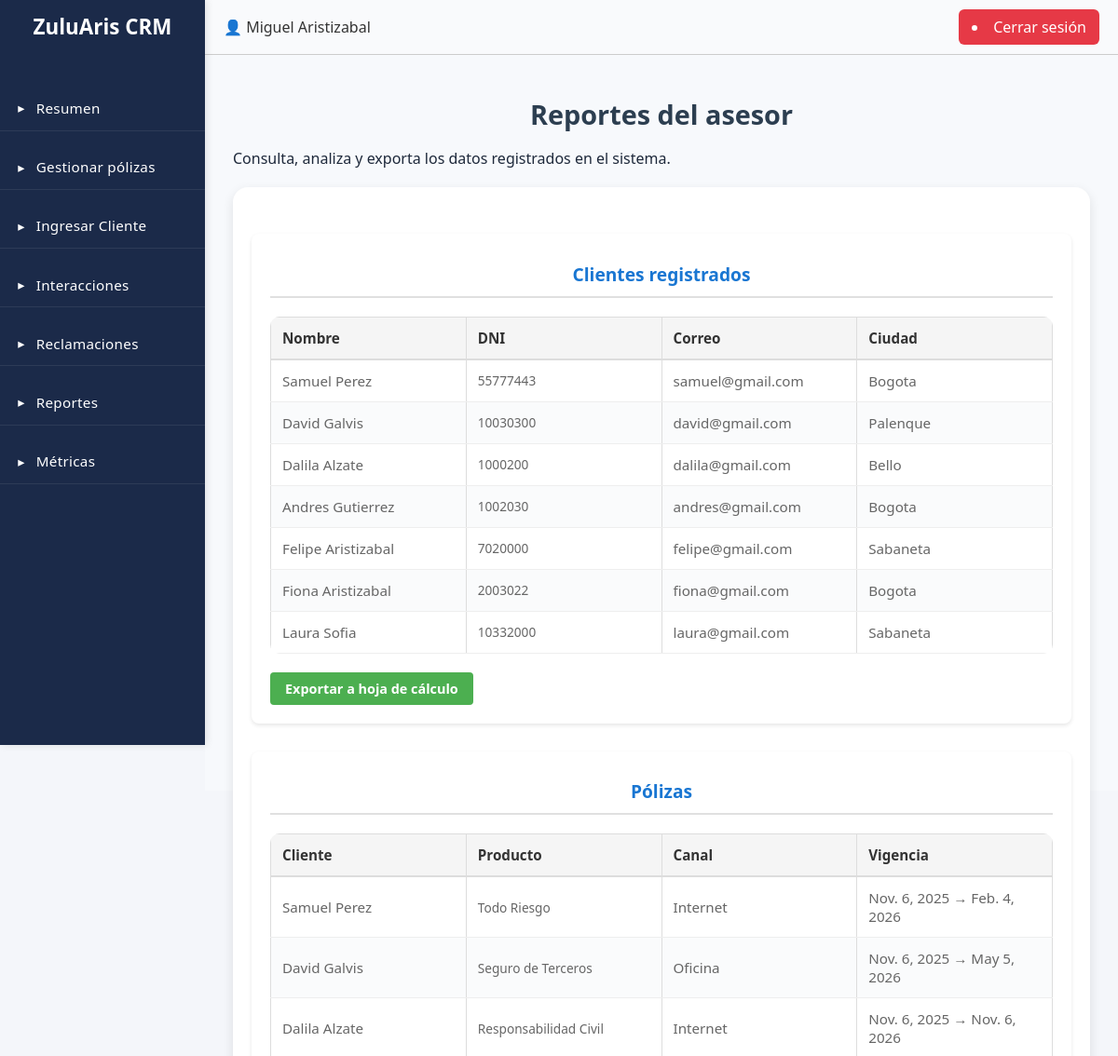
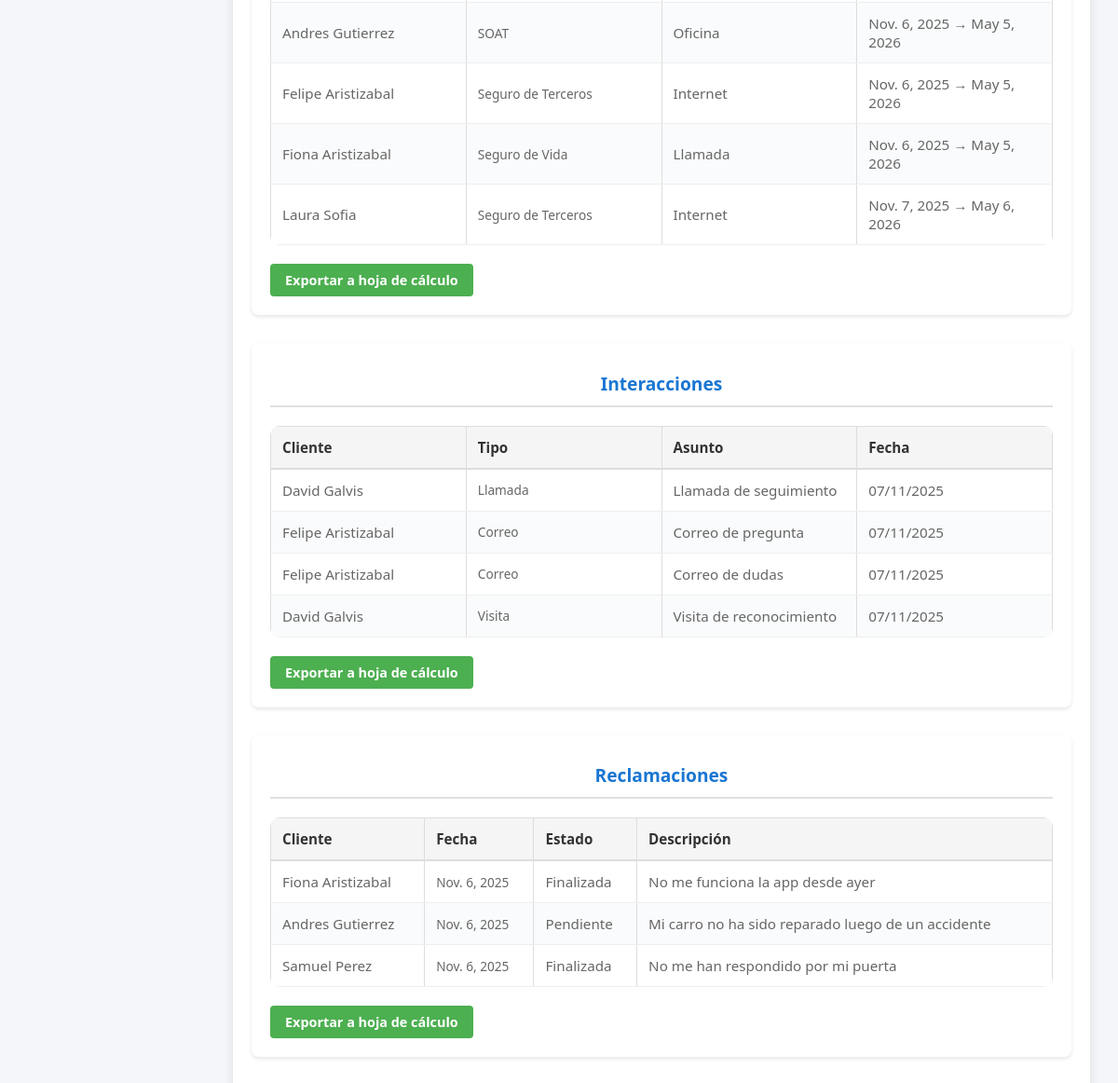
The app's page /reportes/ (signed in) with its own data (2 pictures, top to bottom).
### CRM/models.py (models this page shows)
class Clientes(models.Model):
    dni = models.CharField(max_length=50, primary_key=True)
    id_tipo_dni = models.ForeignKey(Tipo_DNI, on_delete=models.CASCADE)
    nombre = models.CharField(max_length=200)
    direccion = models.CharField(max_length=200, blank=True, null=True)
    id_ciudad = models.ForeignKey(Ciudades, on_delete=models.CASCADE)
    telefono = models.CharField(max_length=50, blank=True, null=True)
    celular = models.CharField(max_length=50)
    correo = models.EmailField(blank=True, null=True)
    asesor = models.ForeignKey("Usuarios", on_delete=models.SET_NULL, null=True, blank=True, related_name="clientes")
    class Meta:
        db_table = "clientes"

class Ciudades(models.Model):
    id = models.AutoField(primary_key=True)
    descripcion = models.CharField(max_length=50, unique=True)
    id_departamento = models.ForeignKey(Departamentos, on_delete=models.CASCADE)
    class Meta:
        db_table = "ciudades"

class Polizas(models.Model):
    id = models.AutoField(primary_key=True)
    id_producto = models.ForeignKey(Productos, on_delete=models.CASCADE)
    id_canal_venta = models.ForeignKey(Canal_venta, on_delete=models.CASCADE)
    id_tipo_poliza = models.ForeignKey(Tipo_Poliza, on_delete=models.CASCADE)
    id_forma_pago = models.ForeignKey(Formas_pago, on_delete=models.CASCADE)
    dni_cliente = models.ForeignKey(Clientes, on_delete=models.CASCADE)
    fecha_inicio = models.DateField()
    fecha_fin = models.DateField()
    class Meta:
        db_table = "polizas"

class Productos(models.Model):
    id = models.AutoField(primary_key=True)
    descripcion = models.CharField(max_length=50, unique=True)
    id_ramo = models.ForeignKey(Ramos, on_delete=models.CASCADE)
    class Meta:
        db_table = "productos"

class Canal_venta(models.Model):
    id = models.AutoField(primary_key=True)
    descripcion = models.CharField(max_length=50, unique=True)
    class Meta:
        db_table = "canal_venta"

class Interacciones(models.Model):
    id = models.AutoField(primary_key=True)
    dni_cliente = models.ForeignKey(Clientes, on_delete=models.CASCADE)
    dni_asesor = models.ForeignKey(Usuarios, on_delete=models.CASCADE)
    fecha = models.DateTimeField(auto_now_add=True)
    id_tipo_interaccion = models.ForeignKey(TipoInteraccion, on_delete=models.CASCADE)
    asunto = models.CharField(max_length=100)
    observaciones = models.CharField(max_length=500, blank=True, null=True)
    class Meta:
        db_table = "interacciones"

class TipoInteraccion(models.Model):
    id = models.AutoField(primary_key=True)
    descripcion = models.CharField(max_length=50, unique=True)
    class Meta:
        db_table = "tipo_interaccion"

class Reclamaciones(models.Model):
    id = models.AutoField(primary_key=True)
    dni_asesor = models.ForeignKey(Usuarios, on_delete=models.CASCADE)
    dni_cliente = models.ForeignKey(Clientes, on_delete=models.CASCADE)
    poliza = models.ForeignKey(Polizas, on_delete=models.SET_NULL, null=True, db_column="id_poliza")
    fecha = models.DateField(auto_now_add=True)
    fecha_actualizacion = models.DateTimeField(auto_now=True)
    descripcion = models.TextField(blank=True, null=True)
    id_estado = models.ForeignKey(Estado, on_delete=models.CASCADE, db_column="id_estado", related_name="reclamacion_estado")
    class Meta:
        db_table = "reclamaciones"

class Estado(models.Model):
    id = models.AutoField(primary_key=True)
    descripcion = models.CharField(max_length=50, unique=True)
    class Meta:
        db_table = "estados"

### CRM/views.py (the view)
# urls.py: path("reportes/", CRM.views.reportes_panel, name="reportes_panel"),
def reportes_panel(request):
    if not request.user.is_authenticated:
        messages.error(request, "Debes iniciar sesión.")
        return redirect("/login")
    try:
        user_profile = Usuarios.objects.get(user=request.user)
    except Usuarios.DoesNotExist:
        messages.error(request, "Tu perfil no está asociado correctamente.")
        return redirect("/")
    is_admin = (user_profile.id_rol.nombre.lower() == "administrador")
    empresa = user_profile.empresa
    if is_admin:
        clientes = Clientes.objects.filter(asesor__empresa=empresa).select_related('id_ciudad')
        polizas = Polizas.objects.filter(dni_cliente__asesor__empresa=empresa).select_related('dni_cliente', 'id_producto', 'id_canal_venta')
        interacciones = Interacciones.objects.filter(dni_asesor__empresa=empresa).select_related('dni_cliente', 'id_tipo_interaccion')
        reclamaciones = Reclamaciones.objects.filter(dni_asesor__empresa=empresa).select_related('dni_cliente', 'id_estado')
    else:
        asesor = user_profile
        clientes = Clientes.objects.filter(asesor=asesor).select_related('id_ciudad')
        polizas = Polizas.objects.filter(dni_cliente__asesor=asesor).select_related('dni_cliente', 'id_producto', 'id_canal_venta')
        interacciones = Interacciones.objects.filter(dni_asesor=asesor).select_related('dni_cliente', 'id_tipo_interaccion')
        reclamaciones = Reclamaciones.objects.filter(dni_asesor=asesor).select_related('dni_cliente', 'id_estado')
    context = {
        'clientes': clientes,
        'polizas': polizas,
        'interacciones': interacciones,
        'reclamaciones': reclamaciones,
        'is_admin': is_admin,
    }
    return render(request, 'reportes.html', context)

### CRM/templates/reportes.html (shortened to what this page needs)
{% extends 'layout_panel.html' %}
{% load static %}
{% block content %}
    <h2 class="titulo-seccion">Reportes del asesor</h2>
    <p>Consulta, analiza y exporta los datos registrados en el sistema.</p>
<div class="reportes-container">
    <div class="reportes-seccion">
        <h3>Clientes registrados</h3>
        <table class="tabla_clientes">
            <thead>
                <tr>
                    <th>Nombre</th>
                    <th>DNI</th>
                    <th>Correo</th>
                    <th>Ciudad</th>
                </tr>
            </thead>
            <tbody>
                {% for c in clientes %}
                <tr>
                    <td>{{ c.nombre }}</td>
                    <td>{{ c.dni }}</td>
                    <td>{{ c.correo|default:"-" }}</td>
                    <td>{{ c.id_ciudad.descripcion }}</td>
                </tr>
                {% endfor %}
            </tbody>
        </table>
        <div class="acciones-reporte">
            <a href="{% url 'exportar_reporte' 'clientes' %}" class="btn-guardar">Exportar a hoja de cálculo</a>
        </div>
    </div>
    <div class="reportes-seccion">
        <h3>Pólizas</h3>
        <table class="tabla_clientes">
            <thead>
                <tr>
                    <th>Cliente</th>
                    <th>Producto</th>
                    <th>Canal</th>
                    <th>Vigencia</th>
                </tr>
            </thead>
            <tbody>
                {% for p in polizas %}
                <tr>
                    <td>{{ p.dni_cliente.nombre }}</td>
                    <td>{{ p.id_producto.descripcion }}</td>
                    <td>{{ p.id_canal_venta.descripcion }}</td>
                    <td>{{ p.fecha_inicio }} → {{ p.fecha_fin }}</td>
                </tr>
                {% endfor %}
            </tbody>
        </table>
        <div class="acciones-reporte">
            <a href="{% url 'exportar_reporte' 'polizas' %}" class="btn-guardar">Exportar a hoja de cálculo</a>
        </div>
    </div>
    <div class="reportes-seccion">
        <h3>Interacciones</h3>
        <table class="tabla_interacciones">
            <thead>
                <tr>
                    <th>Cliente</th>
                    <th>Tipo</th>
                    <th>Asunto</th>
                    <th>Fecha</th>
                </tr>
            </thead>
            <tbody>
                {% for i in interacciones %}
                <tr>
                    <td>{{ i.dni_cliente.nombre }}</td>
                    <td>{{ i.id_tipo_interaccion.descripcion }}</td>
                    <td>{{ i.asunto }}</td>
                    <td>{{ i.fecha|date:"d/m/Y" }}</td>
                </tr>
                {% endfor %}
            </tbody>
        </table>
        <div class="acciones-reporte">
            <a href="{% url 'exportar_reporte' 'interacciones' %}" class="btn-guardar">Exportar a hoja de cálculo</a>
        </div>
    </div>
    <div class="reportes-seccion">
        <h3>Reclamaciones</h3>
        <table class="tabla-clientes">
            <thead>
                <tr>
                    <th>Cliente</th>
                    <th>Fecha</th>
                    <th>Estado</th>
                    <th>Descripción</th>
                </tr>
            </thead>
            <tbody>
                {% for r in reclamaciones %}
                <tr>
                    <td>{{ r.dni_cliente.nombre }}</td>
                    <td>{{ r.fecha }}</td>
                    <td>{{ r.id_estado.descripcion }}</td>
                    <td>{{ r.descripcion }}</td>
                </tr>
                {% endfor %}
            </tbody>
        </table>
        <div class="acciones-reporte">
            <a href="{% url 'exportar_reporte' 'reclamaciones' %}" class="btn-guardar">Exportar a hoja de cálculo</a>
        </div>
    </div>
{% endblock %}

### CRM/templates/layout_panel.html (shortened to what this page needs)
{% load static %}
<!DOCTYPE html>
<html lang="es">
<head>
    {% load static %}
    <link rel="stylesheet" href="{% static 'styles/globalstyles.css' %}">
</head>
<body>
    <div class="container">
        <aside class="sidebar sidebar-admin">
            <div class="logo">ZuluAris CRM</div>
            <nav>
                <ul>
                    <li><a href="/resumen/">Resumen</a></li>
                    <li><a href="/gestionar/">Gestionar pólizas</a></li>
                    <li><a href="/client_form/">Ingresar Cliente</a></li>
                    <li><a href="/interacciones/">Interacciones</a></li>
                    <li><a href="/reclamaciones/">Reclamaciones</a></li>
                    <li><a href="/reportes/">Reportes</a></li>
                    <li><a href="{% url 'reportes_metricas' %}">Métricas</a></li>
                </ul>
            </nav>
        </aside>
        <main class="main-content">
            <header class="navbar">
                <div class="navbar-left">
                    <span class="user">👤 {{ request.user.first_name }} {{ request.user.last_name }}</span>
                </div>
                <div class="navbar-right">
                    <li class="btn-logout">
                        <a href="/logout/">Cerrar sesión</a>
                    </li>
                </div>
            </header>
            <section class="content">
                {% block content %}
                {% endblock %}
            </section>
        </main>
    </div>
</body>
</html>

### records on screen
Clientes: nombre "Samuel Perez", dni "55777443", correo "samuel@gmail.com", id_ciudad.descripcion "Bogota"
Clientes: nombre "David Galvis", dni "10030300", correo "david@gmail.com", id_ciudad.descripcion "Palenque"
Clientes: nombre "Dalila Alzate", dni "1000200", correo "dalila@gmail.com", id_ciudad.descripcion "Bello"
Clientes: nombre "Andres Gutierrez", dni "1002030", correo "andres@gmail.com", id_ciudad.descripcion "Bogota"
Clientes: nombre "Felipe Aristizabal", dni "7020000", correo "felipe@gmail.com", id_ciudad.descripcion "Sabaneta"
Clientes: nombre "Fiona Aristizabal", dni "2003022", correo "fiona@gmail.com", id_ciudad.descripcion "Bogota"
Clientes: nombre "Laura Sofia", dni "10332000", correo "laura@gmail.com", id_ciudad.descripcion "Sabaneta"
Polizas: dni_cliente.nombre "Samuel Perez", id_producto.descripcion "Todo Riesgo", id_canal_venta.descripcion "Internet", fecha_inicio "Nov. 6, 2025", fecha_fin "Feb. 4, 2026"
Polizas: dni_cliente.nombre "David Galvis", id_producto.descripcion "Seguro de Terceros", id_canal_venta.descripcion "Oficina", fecha_inicio "Nov. 6, 2025", fecha_fin "May 5, 2026"
Polizas: dni_cliente.nombre "Dalila Alzate", id_producto.descripcion "Responsabilidad Civil", id_canal_venta.descripcion "Internet", fecha_inicio "Nov. 6, 2025", fecha_fin "Nov. 6, 2026"
Polizas: dni_cliente.nombre "Andres Gutierrez", id_producto.descripcion "SOAT", id_canal_venta.descripcion "Oficina", fecha_inicio "Nov. 6, 2025", fecha_fin "May 5, 2026"
Polizas: dni_cliente.nombre "Felipe Aristizabal", id_producto.descripcion "Seguro de Terceros", id_canal_venta.descripcion "Internet", fecha_inicio "Nov. 6, 2025", fecha_fin "May 5, 2026"
Polizas: dni_cliente.nombre "Fiona Aristizabal", id_producto.descripcion "Seguro de Vida", id_canal_venta.descripcion "Llamada", fecha_inicio "Nov. 6, 2025", fecha_fin "May 5, 2026"
Polizas: dni_cliente.nombre "Laura Sofia", id_producto.descripcion "Seguro de Terceros", id_canal_venta.descripcion "Internet", fecha_inicio "Nov. 7, 2025", fecha_fin "May 6, 2026"
Interacciones: dni_cliente.nombre "David Galvis", id_tipo_interaccion.descripcion "Llamada", asunto "Llamada de seguimiento", fecha "07/11/2025"
Interacciones: dni_cliente.nombre "Felipe Aristizabal", id_tipo_interaccion.descripcion "Correo", asunto "Correo de pregunta", fecha "07/11/2025"
Interacciones: dni_cliente.nombre "Felipe Aristizabal", id_tipo_interaccion.descripcion "Correo", asunto "Correo de dudas", fecha "07/11/2025"
Interacciones: dni_cliente.nombre "David Galvis", id_tipo_interaccion.descripcion "Visita", asunto "Visita de reconocimiento", fecha "07/11/2025"
Reclamaciones: dni_cliente.nombre "Fiona Aristizabal", fecha "Nov. 6, 2025", id_estado.descripcion "Finalizada", descripcion "No me funciona la app desde ayer"
Reclamaciones: dni_cliente.nombre "Andres Gutierrez", fecha "Nov. 6, 2025", id_estado.descripcion "Pendiente", descripcion "Mi carro no ha sido reparado luego de un accidente"
Reclamaciones: dni_cliente.nombre "Samuel Perez", fecha "Nov. 6, 2025", id_estado.descripcion "Finalizada", descripcion "No me han respondido por mi puerta"

### other values on screen
{{ request.user.first_name }} "Miguel"
{{ request.user.last_name }} "Aristizabal"
